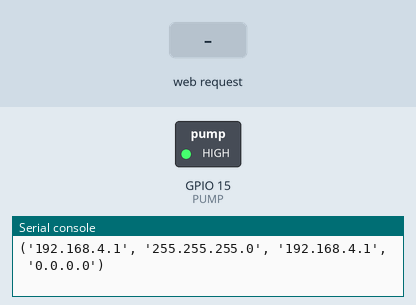
The program below on a simulated ESP32 board running MicroPython. Shown: switched loads named in the program (green lamp = pin HIGH), the last lines printed to the serial console. Inputs (shaded band) come from the test bench. The board's own WiFi access point starts at once.

Above: at 1.2 s.
1.3 s: HTTP request GET /?PUMP=ON received
At 1.7 s:
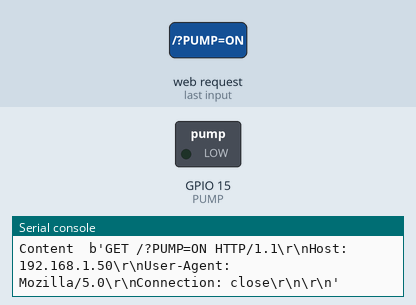
2.8 s: HTTP request GET /?PUMP=OFF received
At 4.0 s:
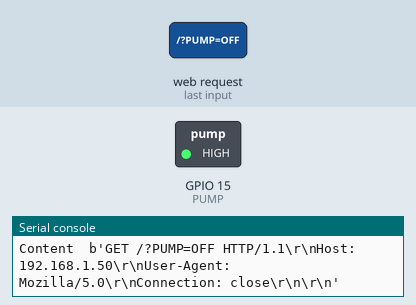
4.3 s: HTTP request GET /?WPASS=ONOFF received
At 5.2 s:
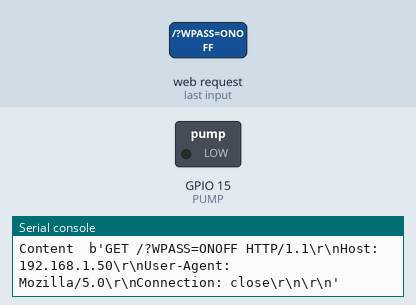
Timing chart, 0 to 10.8 s (numbered marks = the images above; inputs shaded):
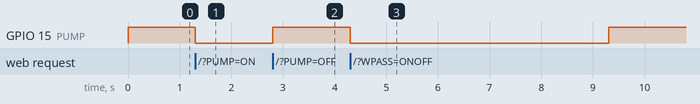

The program:

main.py
```python
import machine
import usocket as socket
import time
import network


timeout = 0 # WiFi Connection Timeout variable
# Restarting WiFi
wifi = network.WLAN(network.AP_IF)
wifi.active(True)

wifi.config(essid = 'AquaSmart:IoT_Smart_Pump',password = '12345678KTSC',authmode = network.AUTH_WPA_WPA2_PSK)
print(wifi.ifconfig())


# HTML Document

html='''<!DOCTYPE html>
<html lang="en">
<head>

  <meta charset="UTF-8">
  <meta http-equiv="X-UA-Compatible" content="IE=edge">
  <meta name="viewport" content="width=device-width, initial-scale=1.0">

  <title>Powered by ASIDDAU ALAL KUFFAR</title>


<style>
.l2 {
  background-color: white;
  color: black;
  border: 6px solid #008CBA;

  background-color: white; /* Green */
  border: none;
  color: black;
  padding: 16px 32px;
  text-align: center;
  text-decoration: none;
  display: inline-block;
  font-size: 16px;
  margin: 4px 2px;
  border-radius: 30%;
  transition-duration: 0.4s;
  cursor: pointer;


}

.l2:hover {
  background-color: #008CBA;
  color: white;
}


body{
  background-color: skyblue;
}

</style>

</head>
<body>


<center><h2 class="b2" > AquaSmart: IoT Smart Pump Webserver  </h2></center>
<form>
<center>
  <h3> Water Pump Auto Start & Stop </h3>
  <button class="l2" name="WPASS" value='ONOFF' type='submit'>  Auto Start & Stop </button>
  <h3> WATER_PUMP </h3>
  <button class="l2" name="PUMP" value='ON' type='submit'>  ON </button>
  <button class="l2" name="PUMP" value='OFF' type='submit'> OFF </button>


<h3 class="ktsc">Powered by ASIDDAU ALAL KUFFAR / IT</h3>


</center>

</body>
</html>
'''

# Output Pin DeclarationPUMP = machine.Pin(2,machine.Pin.OUT)
PUMP = machine.Pin(15,machine.Pin.OUT)
PUMP.value(1)

# Initialising Socket
s = socket.socket(socket.AF_INET,socket.SOCK_STREAM) # AF_INET - Internet Socket, SOCK_STREAM - TCP protocol

Host = '' # Empty means, it will allow all IP address to connect
Port = 80 # HTTP port
s.bind((Host,Port)) # Host,Port

s.listen(5) # It will handle maximum 5 clients at a time

# main loop
while True:
  connection_socket,address=s.accept() # Storing Conn_socket & address of new client connected
  print("Got a connection from ", address)
  request=connection_socket.recv(1024) # Storing Response coming from client
  print("Content ", request) # Printing Response
  request=str(request) # Coverting Bytes to String
  # Comparing & Finding Postion of word in String
  PUMP_ON =request.find('/?PUMP=ON')
  PUMP_OFF =request.find('/?PUMP=OFF')
  PUMP_ONOFF =request.find('/?WPASS=ONOFF')

  if(PUMP_ON==6):
    PUMP.value(0)

  if(PUMP_OFF==6):
    PUMP.value(1)

  if(PUMP_ONOFF==6):
    PUMP.value(0)
    time.sleep(5)
    PUMP.value(1)

  # Sending HTML document in response everytime to all connected clients
  response=html
  connection_socket.send(response)

  #Closing the socket
  connection_socket.close()
```

Measured:
- after the input at 1.3 s, GPIO 15 (PUMP): HIGH → LOW at once
- after the input at 2.8 s, GPIO 15 (PUMP): LOW → HIGH at once
- after the input at 4.3 s, GPIO 15 (PUMP): HIGH → LOW at once, → HIGH 5.0 s later
